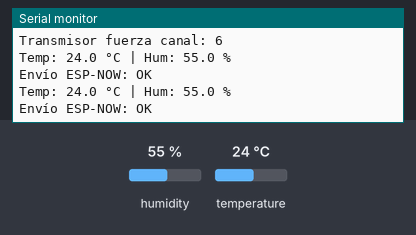
The sketch below on a simulated ESP32. Shown: the last lines printed to the serial monitor. The inputs (shaded band) are chosen by the test bench; at power-on: humidity 55 %, temperature 24 °C.

Above: at 10.8 s.
10.9 s: humidity set to 22 %
At 20.7 s:
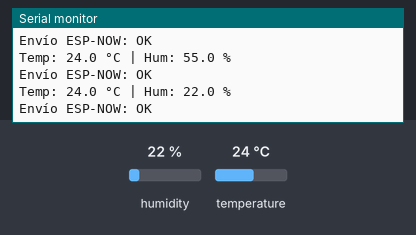
20.9 s: temperature set to 12 °C
At 30.7 s:
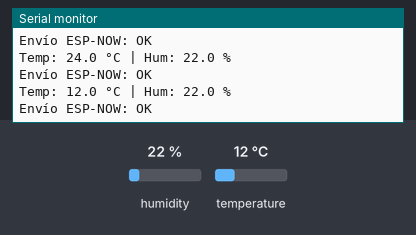
30.9 s: humidity set to 40 %
At 40.5 s:
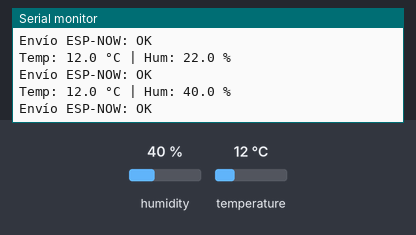
Timing chart, 0 to 42.0 s (numbered marks = the images above; inputs shaded):
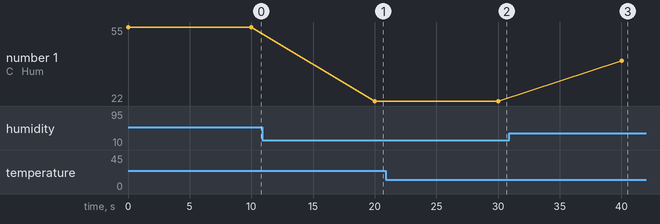

Measured:
- after the input at 10.9 s, the serial monitor: prints a new line after 9.1 s (image 1)
- after the input at 20.9 s, the serial monitor: prints a new line after 9.1 s (image 2)
- after the input at 30.9 s, the serial monitor: prints a new line after 9.1 s (image 3)
- plotted number 1: 55 → 22 after the input at 10.9 s, 22 → 40 after the input at 30.9 s

The sketch:

nodo_DHT.ino
```cpp
#include <esp_now.h>
#include <WiFi.h>
#include <DHT.h>
#include "esp_wifi.h"  // Para esp_wifi_set_channel()

// —— Configuración del DHT22 ——
#define DHTPIN 5
#define DHTTYPE DHT22
DHT dht(DHTPIN, DHTTYPE);

// —— MAC del Nodo Edge ——
uint8_t receiverMAC[] = {0x5c, 0x01, 0x3b, 0x72, 0xf2, 0xcc};

// —— Estructura de datos a enviar ——
typedef struct {
  float temp;
  float hum;
} struct_message_send;

struct_message_send sensorSend;

// —— Callback de envío ——
void OnDataSent(const uint8_t *mac_addr, esp_now_send_status_t status) {
  Serial.printf("Envío ESP-NOW: %s\n", status == ESP_NOW_SEND_SUCCESS ? "OK" : "FALLÓ");
}

// —— Tarea que lee el DHT22 y envía los datos ——
void DHTSensorTask(void *parameter) {
  for (;;) {
    float t = dht.readTemperature();
    float h = dht.readHumidity();

    if (isnan(t) || isnan(h)) {
      Serial.println("Error al leer DHT22");
    } else {
      sensorSend.temp = t;
      sensorSend.hum  = h;

      Serial.printf("Temp: %.1f °C | Hum: %.1f %%\n", t, h);

      esp_err_t res = esp_now_send(receiverMAC, (uint8_t *)&sensorSend, sizeof(sensorSend));
      if (res != ESP_OK) {
        Serial.println("Error al enviar datos");
      }
    }

    vTaskDelay(pdMS_TO_TICKS(10000));  // cada 10 segundos
  }
}

void setup() {
  Serial.begin(115200);
  dht.begin();

  WiFi.mode(WIFI_STA);

  Serial.print("Transmisor MAC STA: ");
  Serial.println(WiFi.macAddress());

  const uint8_t canal = 6;
  esp_wifi_set_channel(canal, WIFI_SECOND_CHAN_NONE);
  Serial.printf("Transmisor fuerza canal: %d\n", canal);

  if (esp_now_init() != ESP_OK) {
    Serial.println("Error al iniciar ESP-NOW");
    return;
  }
  esp_now_register_send_cb(OnDataSent);

  esp_now_peer_info_t peerInfo = {};
  memcpy(peerInfo.peer_addr, receiverMAC, 6);
  peerInfo.channel = canal;
  peerInfo.encrypt = false;

  if (esp_now_add_peer(&peerInfo) != ESP_OK) {
    Serial.println("Fallo al agregar peer");
    return;
  }

  // tarea de sensor DHT
  xTaskCreatePinnedToCore(
    DHTSensorTask,
    "DHTSensorTask",
    2048,
    NULL,
    1,
    NULL,
    1
  );
}

void loop() {
  vTaskDelay(portMAX_DELAY);
}
```
